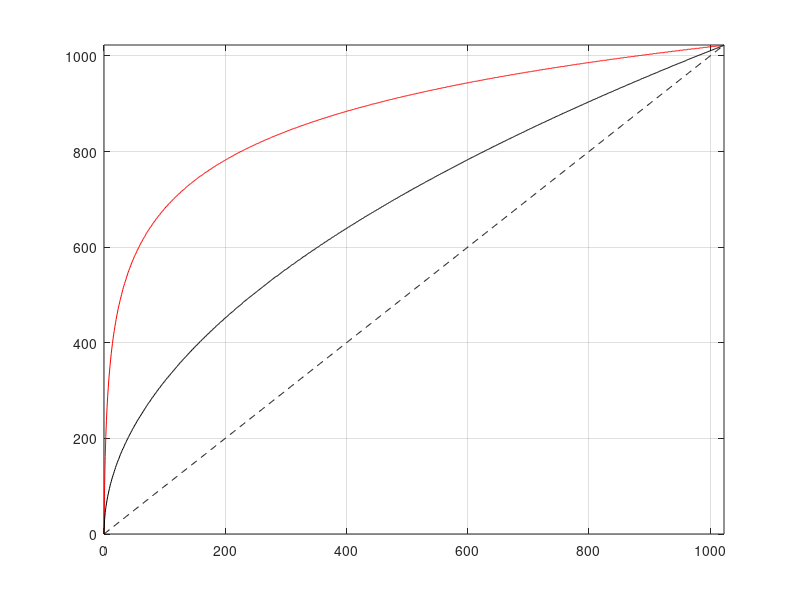

The MATLAB source for this figure:
% LDR calibration
% 1: logarithm, 2: square root

x = 0:1:1023;
y = log10(x+1)*1023/log10(1023+1);
y = floor(y);

y2 = sqrt(x)*1023/sqrt(1023);
y2 = floor(y2);

figure(1)
clf
hold on
grid on
box on
plot(x,y, 'r-')
plot(x,x, 'k--')
plot(x,y2, 'k-')

axis([0 1023 0 1023])

y_mat = reshape(y,[16,64])';
csvwrite('LDR_correction_1.csv',y_mat)

y_mat = reshape(y2,[16,64])';
csvwrite('LDR_correction_2.csv',y_mat)